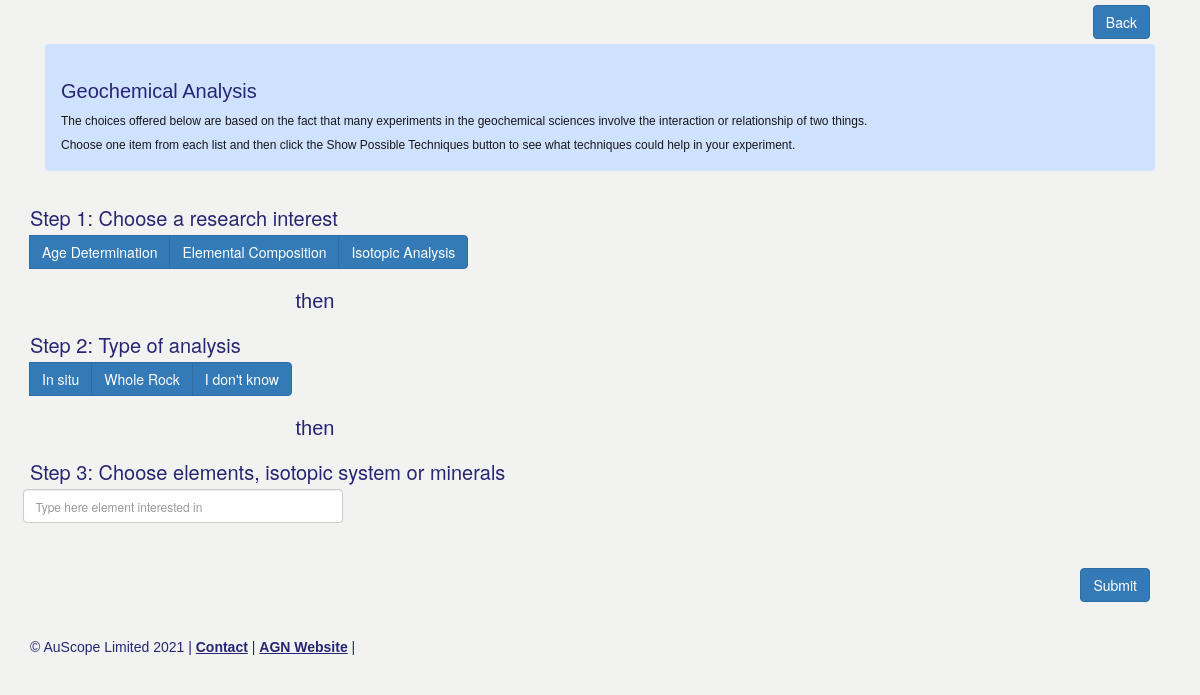
Page /index.php/portal/geochemOptionsSelection on the committed database.
### tables this page shows
CREATE TABLE `option_choice` (
  `id` bigint(20) NOT NULL AUTO_INCREMENT,
  `version` bigint(20) NOT NULL,
  `priority` int(11) NOT NULL,
  `name` varchar(255) NOT NULL,
  `type` varchar(255) NOT NULL,
  `science` varchar(255) NOT NULL,
  PRIMARY KEY (`id`),
  FULLTEXT KEY `fulltext_index` (`name`)
);

### application/controllers/Portal.php (called while the page is built, shortened)
<?php
class Portal extends CI_Controller {
    function __construct()
    {
        $this->load->model('Static_model');
    }
    public function geochemOptionsSelection(){
        $staticData = array();
        $staticData['tf.geochemChoices.quickGuide'] = $this->Static_model->getStaticDataByName('tf.geochemChoices.quickGuide')->text;
        $staticData['tf.geochemChoices.comparison.title'] = $this->Static_model->getStaticDataByName('tf.geochemChoices.comparison.title')->text;
        $staticData['tf.geochemChoices.step1.title'] = $this->Static_model->getStaticDataByName('tf.geochemChoices.step1.title')->text;
        $staticData['tf.geochemChoices.step2.title'] = $this->Static_model->getStaticDataByName('tf.geochemChoices.step2.title')->text;
        $staticData['tf.geochemChoices.step3.title'] = $this->Static_model->getStaticDataByName('tf.geochemChoices.step3.title')->text;
        $this->load->model('OptionChoice_model');
        $step1_list = $this->OptionChoice_model->getAllOptionChoices('GEOCHEM', 'STEP1');
        $step2_list = $this->OptionChoice_model->getAllOptionChoices('GEOCHEM', 'STEP2');
        $this->load->view('Portal/geochem_options_selection', array(
            'staticData' => $staticData,
                'step1_list'=>$step1_list,
                'step2_list'=>$step2_list
        ));
    }
}

### index.php (called while the page is built, shortened)
<?php
require_once BASEPATH.'core/CodeIgniter.php';

### application/models/Static_model.php (called while the page is built, shortened)
<?php
class Static_model extends MY_Model
{
    function getStaticDataByName($name){
        $result = $this->db->where('name',$name)->get('static_content')->row();
        return $result;
    }
}

### application/models/OptionChoice_model.php (called while the page is built, shortened)
<?php
class OptionChoice_model extends MY_Model
{
    function getAllOptionChoices($science, $type){
        return $this->db
            ->where('science', $science)->where('type', $type)
            ->order_by('priority','ASC')->get('option_choice')->result();
    }
}

### application/views/Portal/geochem_options_selection.php (the view, shortened to what this page needs)
<?php $this->load->view('layout/portal_header.php');?>
<head>
</head>
<body>
        <div id="content" class="container">
	    <div class="d-flex justify-content-end">
                <div class="p-2">
		    <button type="submit" class="btn btn-primary" onclick="window.location.assign('<?php echo base_url();?>Portal')">Back</button>
                </div>
            </div>
            <div class="alert alert-primary">
<?php echo $staticData['tf.geochemChoices.quickGuide']; ?>
            </div>
            <div class="row">
                <div class="col-6">
                    <div class="row">
                        <h3 class="tf-heading"><?php echo strip_tags($staticData['tf.geochemChoices.step1.title']);?> </h3>
                        <div class="btn-group" role="group">
                            <?php
                              foreach($step1_list as $r){
                                     echo '<label class="btn btn-primary" for="btnradio-'.$r->id.'">'.$r->name.'</label>';
                              }
                            ?>
                        </div>
                    </div>
                    <div class="row">
                        <img src="<?php echo base_url().'assets/images/space.gif'?>" width="20" height="5" />
                        <span style="text-align:center;"><h1 class="tf-heading"><?php echo strip_tags($staticData['tf.geochemChoices.comparison.title']);?> </h1></span>
                    </div>
                    <div class="row">
                        <h3 class="tf-heading"><?php echo strip_tags($staticData['tf.geochemChoices.step2.title']);?> </h3>
                        <div class="btn-group" role="group">
                            <?php
                            foreach($step2_list as $r){
                                echo '<label class="btn btn-primary" for="btnradio-'.$r->id.'">'.$r->name.'</label>';
                            }
                            ?>
                        </div>
                    </div>
                    <div class="row">
                        <img src="<?php echo base_url().'assets/images/space.gif'?>" width="20" height="5" />
                        <span style="text-align:center;"><h1 class="tf-heading"><?php echo strip_tags($staticData['tf.geochemChoices.comparison.title']);?> </h1></span>
                    </div>
                    <div class="row">
                        <h3 class="tf-heading"><?php echo strip_tags($staticData['tf.geochemChoices.step3.title']);?> </h3>
                        <input id="step3" class="form-control" style="font-size: 12px; max-width: 32rem" type="text" placeholder="Type here element interested in"></input>
                    </div>
                </div>
	        <div class="col-6">
		</div>
            </div>
            <br>
            <br>
            <div class="d-flex justify-content-end">
                <div class="p-2">
                    <form action="<?php echo base_url().'Portal/getTechniqueByOptionCombination';?>" method="get" name="choiceForm" id="choiceForm">
                        <button type="submit" class="btn btn-primary" onclick="onSubmit()">Submit</button>
                    </form>
                </div>
            </div>
            <br>
      </div>
    <div id="footer" class="container">
        <?php include 'footer.php';?>
    </div>
    <div id="infobox"> </div>
        <?php $this->load->view('layout/portal_footer.php')?>
</body>

### application/views/layout/portal_header.php (shortened to what this page needs)
<!DOCTYPE html>
<html>
<head>
    <link href="https://cdn.jsdelivr.net/npm/bootstrap@5.0.0-beta3/dist/css/bootstrap.min.css" rel="stylesheet">
    <link href="<?php echo base_url();?>/assets/css/bootstrap.css" rel="stylesheet">
    <link href="<?php echo base_url();?>/assets/css/technique-finder.css" rel="stylesheet">
    <link rel="stylesheet" href="https://cdnjs.cloudflare.com/ajax/libs/jqueryui/1.12.1/jquery-ui.min.css">
</head>
<body>
</body>
</html>

### application/views/Portal/footer.php
<p id="attribution" class="tf-attribution">© AuScope Limited 2021 |
    <a href="mailto:auscopegeochemistry@gmail.com" class="style1">Contact</a> |
    <a href="https://www.auscope.org.au/agn" class="style1" target="_blank">AGN Website</a> |
</p>

### application/views/layout/portal_footer.php (shortened to what this page needs)
<!DOCTYPE html>
<html>
<head>
    <link rel="stylesheet" type="text/css" href="https://cdn.datatables.net/v/dt/dt-1.10.16/datatables.min.css"/>
</head>
<body>
</body>
</html>

### assets/css/technique-finder.css (style rules this page uses)
body { background-color: rgb(242,242,241); }
.tf-hyperlink, a:link, a:visited { color: #282572; font-weight: bold; text-decoration: none; font-size: 14px; }
.tf-attribution { color: #282572; float: left; font-family: arial, verdana, sans-serif; }
.tf-heading { color: #282572; font-weight: normal; font-size: 20px; margin: .8em 0 .3em 0; }
#infobox { position: absolute; top: 100px; left: 705px; width: 205px; height: 550px; }
#footer { top: 10px; left: 0px; margin-top: 10px; padding: 0 25px 0 0; }
#content p { font-family: arial, verdana, sans-serif; font-size: 12px; line-height:19px; color: #181818; }
#content h1 { font-size: 20px; color: #282572; font-family: arial, verdana, sans-serif; }
#footer a { text-decoration: underline; color: #282572; }

### rows in the picture
option_choice: name "Age Determination"
option_choice: name "Elemental Composition"
option_choice: name "Isotopic Analysis"
option_choice: name "In situ"
option_choice: name "Whole Rock"
option_choice: name "I don't know"

### other values in the picture
strip_tags($staticData['tf.geochemChoices.step1.title']) "Step 1: Choose a research interest"
strip_tags($staticData['tf.geochemChoices.comparison.title']) "then"
strip_tags($staticData['tf.geochemChoices.step2.title']) "Step 2: Type of analysis"
strip_tags($staticData['tf.geochemChoices.step3.title']) "Step 3: Choose elements, isotopic system or minerals"
